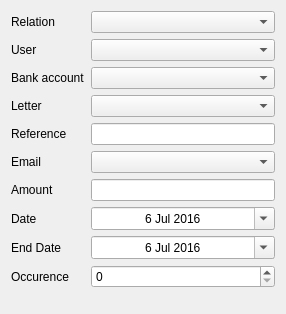
<?xml version="1.0" encoding="UTF-8"?>
<ui version="4.0">
 <class>LetterFormInsert</class>
 <widget class="QWidget" name="LetterFormInsert">
  <property name="geometry">
   <rect>
    <x>0</x>
    <y>0</y>
    <width>286</width>
    <height>314</height>
   </rect>
  </property>
  <property name="windowTitle">
   <string>Form</string>
  </property>
  <layout class="QFormLayout" name="formLayout">
   <item row="0" column="0">
    <widget class="QLabel" name="senderLabel">
     <property name="text">
      <string>Relation</string>
     </property>
    </widget>
   </item>
   <item row="0" column="1">
    <widget class="MyComboBox" name="senderComboBox"/>
   </item>
   <item row="1" column="0">
    <widget class="QLabel" name="UserLabel">
     <property name="text">
      <string>User</string>
     </property>
    </widget>
   </item>
   <item row="1" column="1">
    <widget class="MyComboBox" name="userComboBox"/>
   </item>
   <item row="2" column="0">
    <widget class="QLabel" name="bankAccountLabel">
     <property name="text">
      <string>Bank account</string>
     </property>
    </widget>
   </item>
   <item row="2" column="1">
    <widget class="MyComboBox" name="bankAccountComboBox"/>
   </item>
   <item row="3" column="0">
    <widget class="QLabel" name="letterLabel">
     <property name="text">
      <string>Letter</string>
     </property>
    </widget>
   </item>
   <item row="3" column="1">
    <widget class="MyComboBox" name="letterComboBox"/>
   </item>
   <item row="4" column="0">
    <widget class="QLabel" name="referenceLabel">
     <property name="text">
      <string>Reference</string>
     </property>
    </widget>
   </item>
   <item row="4" column="1">
    <widget class="QLineEdit" name="referenceLineEdit">
     <property name="toolTip">
      <string/>
     </property>
     <property name="statusTip">
      <string/>
     </property>
     <property name="accessibleDescription">
      <string/>
     </property>
    </widget>
   </item>
   <item row="5" column="0">
    <widget class="QLabel" name="emailLabel">
     <property name="text">
      <string>Email</string>
     </property>
    </widget>
   </item>
   <item row="5" column="1">
    <widget class="MyComboBox" name="emailComboBox"/>
   </item>
   <item row="6" column="0">
    <widget class="QLabel" name="amountLabel">
     <property name="text">
      <string>Amount</string>
     </property>
    </widget>
   </item>
   <item row="6" column="1">
    <widget class="QLineEdit" name="subjectLineEdit"/>
   </item>
   <item row="7" column="0">
    <widget class="QLabel" name="startDateLabel">
     <property name="text">
      <string>Date</string>
     </property>
    </widget>
   </item>
   <item row="7" column="1">
    <widget class="QDateEdit" name="startDateDateEdit">
     <property name="enabled">
      <bool>true</bool>
     </property>
     <property name="wrapping">
      <bool>false</bool>
     </property>
     <property name="frame">
      <bool>true</bool>
     </property>
     <property name="alignment">
      <set>Qt::AlignCenter</set>
     </property>
     <property name="dateTime">
      <datetime>
       <hour>0</hour>
       <minute>0</minute>
       <second>0</second>
       <year>2016</year>
       <month>7</month>
       <day>6</day>
      </datetime>
     </property>
     <property name="calendarPopup">
      <bool>true</bool>
     </property>
     <property name="date">
      <date>
       <year>2016</year>
       <month>7</month>
       <day>6</day>
      </date>
     </property>
    </widget>
   </item>
   <item row="8" column="0">
    <widget class="QLabel" name="endDateLabel">
     <property name="text">
      <string>End Date</string>
     </property>
    </widget>
   </item>
   <item row="8" column="1">
    <widget class="QDateEdit" name="endDateDateEdit">
     <property name="enabled">
      <bool>true</bool>
     </property>
     <property name="wrapping">
      <bool>false</bool>
     </property>
     <property name="frame">
      <bool>true</bool>
     </property>
     <property name="alignment">
      <set>Qt::AlignCenter</set>
     </property>
     <property name="dateTime">
      <datetime>
       <hour>0</hour>
       <minute>0</minute>
       <second>0</second>
       <year>2016</year>
       <month>7</month>
       <day>6</day>
      </datetime>
     </property>
     <property name="calendarPopup">
      <bool>true</bool>
     </property>
     <property name="date">
      <date>
       <year>2016</year>
       <month>7</month>
       <day>6</day>
      </date>
     </property>
    </widget>
   </item>
   <item row="9" column="0">
    <widget class="QLabel" name="occurenceLabel">
     <property name="text">
      <string>Occurence</string>
     </property>
    </widget>
   </item>
   <item row="9" column="1">
    <widget class="QSpinBox" name="occurenceBox"/>
   </item>
  </layout>
 </widget>
 <customwidgets>
  <customwidget>
   <class>MyComboBox</class>
   <extends>QComboBox</extends>
   <header>MyQtness.myWidgets.h</header>
  </customwidget>
 </customwidgets>
 <resources/>
 <connections/>
</ui>
